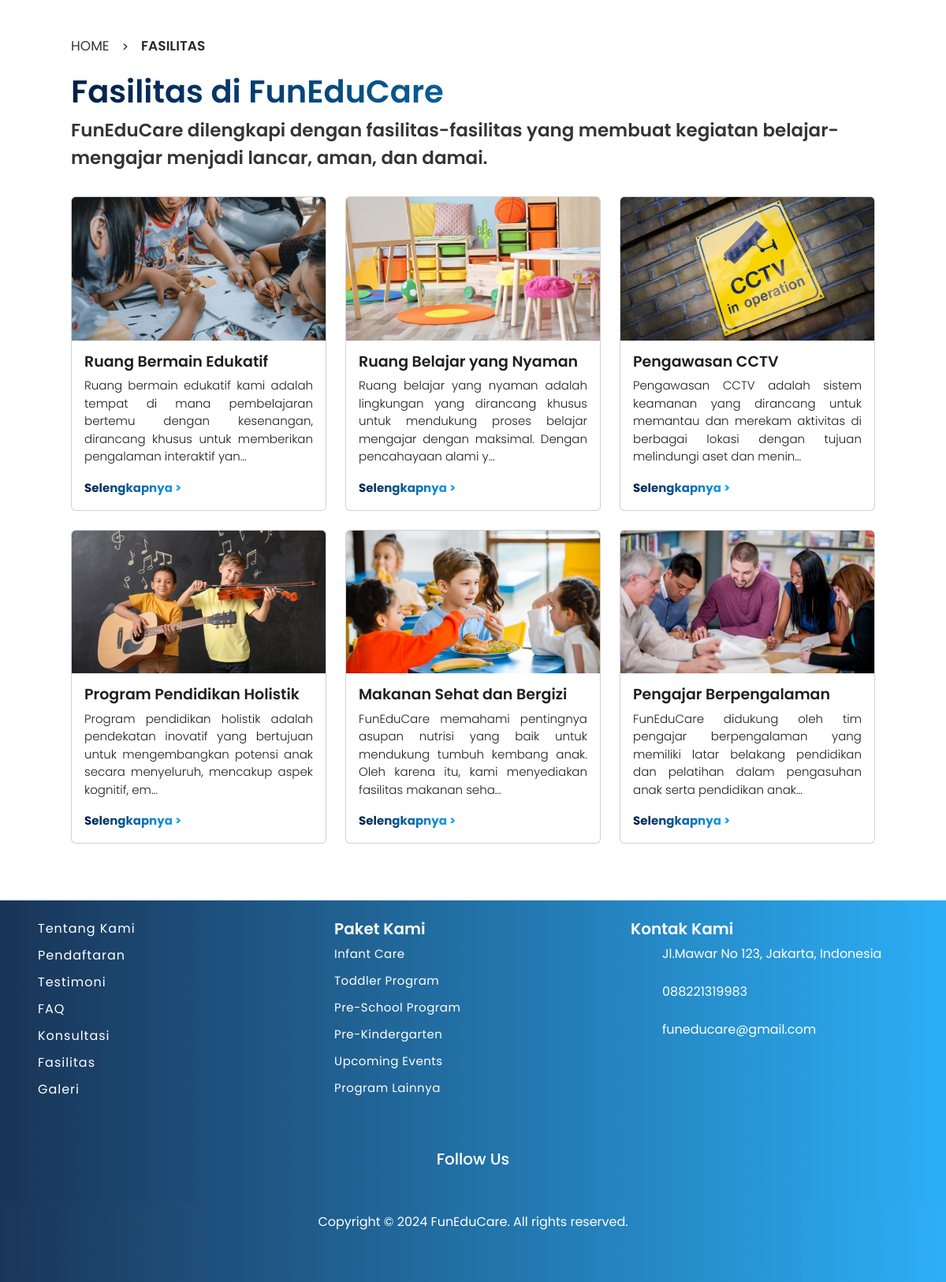
Screenshot of /fasilitas/ with the database file from the repository.
### home/models.py (models this page shows, shortened)
class Fasilitas(models.Model):
    judul = models.CharField(max_length=100)
    deskripsi = models.TextField()
    foto = models.FileField()

### home/views.py (the view)
# urls.py: path('fasilitas/', views.fasilitas, name='fasilitas'),
def fasilitas(request):
    all_fasilitas = Fasilitas.objects.all()
    return render(request, 'home/fasilitas.html', {'all':all_fasilitas})

### home/templates/home/fasilitas.html (shortened to what this page needs)
<!DOCTYPE html>
{% load static %}
<html lang="en">
    <head>
        <link rel="stylesheet" href="{% static 'css/home-style.css' %}" />
        <link
            href="https://cdn.jsdelivr.net/npm/bootstrap@5.3.3/dist/css/bootstrap.min.css"
            rel="stylesheet"
 />
        <link rel="stylesheet" href="./assets/css/fasilitases-style.css" />
    </head>
    <body>
        <main>
            <section class="container">
                <div class="col-12 p-5">
                    <div class="head-content d-flex flex-row col-8">
                        <a href="{% url 'home:home' %}">
                            <h5>HOME</h5>
                        </a>
                        <span class="me-3 ms-3"> > </span>
                        <h4>FASILITAS</h4>
                    </div>
                    <div
                        class="title-content col-12 mt-3 mb-3 d-flex flex-column">
                        <h1>Fasilitas di FunEduCare</h1>
                        <p>FunEduCare dilengkapi dengan fasilitas-fasilitas yang
                            membuat kegiatan belajar-mengajar menjadi lancar,
                            aman, dan damai.</p>
                    </div>
                    <div class="row">
                        {% for item in all %}
                        <div class="col-12 col-md-4 mb-4">
                            <div class="card" style="width: 100%;">
                                <img class="card-img-top" src="{{ item.foto.url }}" alt="{{ item.judul }}">
                                <div class="card-body">
                                    <h5 class="card-title">{{ item.judul }}</h5>
                                    <p class="card-text">{{ item.deskripsi|truncatechars:150 }}</p>
                                    <a href="{% url 'home:detail' item.id %}">Selengkapnya  ></a>
                                </div>
                            </div>
                        </div>
                        {% endfor %}
                        </div>
                    </div>
            </section>
        </main>
        <footer class="container-footer footer">
            <div class="pt-4 p-5">
              <div class="row">
                <div class="col-md-4">
                  <ul class="list1">
                    <li>
                      <a href="{% url 'aboutus:aboutus' %}#siapakami">Tentang Kami</a>
                    </li>
                    <li><a href="{% url 'programs:programs' %}">Pendaftaran</a></li>
                    <li>
                      <a href="{% url 'home:home' %}#testimonialCarousel"
                        >Testimoni</a
                      >
                    </li>
                    <li>
                      <a href="{% url 'contactus:contactus' %}#faq-list">FAQ</a>
                    </li>
                    <li>
                      <a href="{% url 'contactus:contactus' %}#konsultasi"
                        >Konsultasi</a
                      >
                    </li>
                    <li><a href="{% url 'home:home' %}#fasilitas">Fasilitas</a></li>
                    <li><a href="{% url 'aboutus:aboutus' %}#galeri">Galeri</a></li>
                  </ul>
                </div>
                <div class="col-md-4">
                  <h4>Paket Kami</h4>
                  <ul class="list2">
                    <li>
                      <a href="{% url 'programs:programs' %}#service">Infant Care</a>
                    </li>
                    <li>
                      <a href="{% url 'programs:programs' %}#service"
                        >Toddler Program</a
                      >
                    </li>
                    <li>
                      <a href="{% url 'programs:programs' %}#service"
                        >Pre-School Program</a
                      >
                    </li>
                    <li>
                      <a href="{% url 'programs:programs' %}#service"
                        >Pre-Kindergarten</a
                      >
                    </li>
                    <li>
                      <a href="{% url 'programs:programs' %}#service"
                        >Upcoming Events</a
                      >
                    </li>
                    <li>
                      <a href="{% url 'programs:programs' %}#service"
                        >Program Lainnya</a
                      >
                    </li>
                  </ul>
                </div>
                <div class="col-md-4">
                  <h4>Kontak Kami</h4>
                  <ul class="list4">
                    <li>
                      Jl.Mawar No 123, Jakarta, Indonesia
                    </li>
                    <br />
                    <li>
                      088221319983
                    </li>
                    <br />
                    <li>
                      funeducare@gmail.com
                    </li>
                  </ul>
                </div>
                <div class="d-flex justify-content-center mt-5">
                  <div class="col-md-4 text-center">
                    <h5 class="follow">Follow Us</h5>
                  </div>
                </div>
              </div>
              <div class="copyright text-center mt-4">
                <p>Copyright &copy; 2024 FunEduCare. All rights reserved.</p>
              </div>
            </div>
          </footer>
    </body>
</html>

### static/css/home-style.css (style rules this page uses)
* { padding: 0; margin: 0; box-sizing: border-box; font-family: "Poppins", sans-serif; scroll-behavior: smooth; text-decoration: none; list-style: none; }
:root { --bg-color: #fff; --text-color1: #1f1f21; --text-color2: #fff; --main-color: #15a6f5; --bg-opacity: #fffefa; --big-font: 3rem; --title-font: 40px; --p-font: 1rem; }
body { background: var(--bg-color); }
.list1, .footer-links, .list2 { list-style-type: none; padding-left: 0; }
.list1 li, .footer-links li, .list2 li { margin-bottom: 10px; }
.list1 a { color: var(--text-color2); text-decoration: none; letter-spacing: 1px; font-size: 16px; }
.list2 a { color: var(--text-color2); text-decoration: none; letter-spacing: 0.5px; font-size: 15px; }
.footer h4 { color: var(--text-color2); font-weight: 600; font-size: 20px; }
.footer { background: linear-gradient(to right, #011f46, var(--main-color)); opacity: 0.9; }
.list4, .follow, .copyright { color: var(--text-color2); }

### static/css/fasilitases-style.css (style rules this page uses)
* { padding: 0; margin: 0; box-sizing: border-box; font-family: "Poppins", sans-serif; scroll-behavior: smooth; text-decoration: none; list-style: none; }
:root { --bg-color: #fff; --text-color1: #1f1f21; --text-color2: #fff; --main-color: #15a6f5; --bg-opacity: #fffefa; --big-font: 3rem; --title-font: 40px; --p-font: 1rem; }
body { background: var(--bg-color); }
.head-content a { text-decoration: none; }
.head-content h4 { font-size: 17px; font-weight: 600; color: var(--text-color1); opacity: 95%; }
.head-content h5 { font-size: 17px; font-weight: 400; color: var(--text-color1); opacity: 90%; }
.title-content h1 { font-size: 40px; font-weight: 600; background: linear-gradient(to right, #011f46, var(--main-color)); background-clip: text; -webkit-text-fill-color: transparent; }
.title-content p { font-size: 23px; font-weight: 600; color: var(--text-color1); opacity: 90%; }
.card h5 { font-size: 19px; font-weight: 600; color: var(--text-color1); }
.card p { font-size: 15px; text-align: justify; font-weight: 300; color: var(--text-color1); }
.card a { text-decoration: none; font-size: 15px; background: linear-gradient(to right, #011f46, var(--main-color)); background-clip: text; -webkit-text-fill-color: transparent; font-weight: 700; }
.list1, .footer-links, .list2 { list-style-type: none; padding-left: 0; }
.list1 li, .footer-links li, .list2 li { margin-bottom: 10px; }
.list1 a { color: var(--text-color2); text-decoration: none; letter-spacing: 1px; font-size: 16px; }
.list2 a { color: var(--text-color2); text-decoration: none; letter-spacing: 0.5px; font-size: 15px; }
.footer h4 { color: var(--text-color2); font-weight: 600; font-size: 20px; }
.footer { background: linear-gradient(to right, #011f46, var(--main-color)); opacity: 0.9; }
.list4, .follow, .copyright { color: var(--text-color2); }

### rows the page displays
Fasilitas: foto (picture), judul "Ruang Bermain Edukatif", deskripsi "Ruang bermain edukatif kami adalah tempat di mana pembelajaran bertemu dengan kesenangan, dirancang khusus untuk memberikan pengalaman interaktif yan…"
Fasilitas: foto (picture), judul "Ruang Belajar yang Nyaman", deskripsi "Ruang belajar yang nyaman adalah lingkungan yang dirancang khusus untuk mendukung proses belajar mengajar dengan maksimal. Dengan pencahayaan alami y…"
Fasilitas: foto (picture), judul "Pengawasan CCTV", deskripsi "Pengawasan CCTV adalah sistem keamanan yang dirancang untuk memantau dan merekam aktivitas di berbagai lokasi dengan tujuan melindungi aset dan menin…"
Fasilitas: foto (picture), judul "Program Pendidikan Holistik", deskripsi "Program pendidikan holistik adalah pendekatan inovatif yang bertujuan untuk mengembangkan potensi anak secara menyeluruh, mencakup aspek kognitif, em…"
Fasilitas: foto (picture), judul "Makanan Sehat dan Bergizi", deskripsi "FunEduCare memahami pentingnya asupan nutrisi yang baik untuk mendukung tumbuh kembang anak. Oleh karena itu, kami menyediakan fasilitas makanan seha…"
Fasilitas: foto (picture), judul "Pengajar Berpengalaman", deskripsi "FunEduCare didukung oleh tim pengajar berpengalaman yang memiliki latar belakang pendidikan dan pelatihan dalam pengasuhan anak serta pendidikan anak…"
